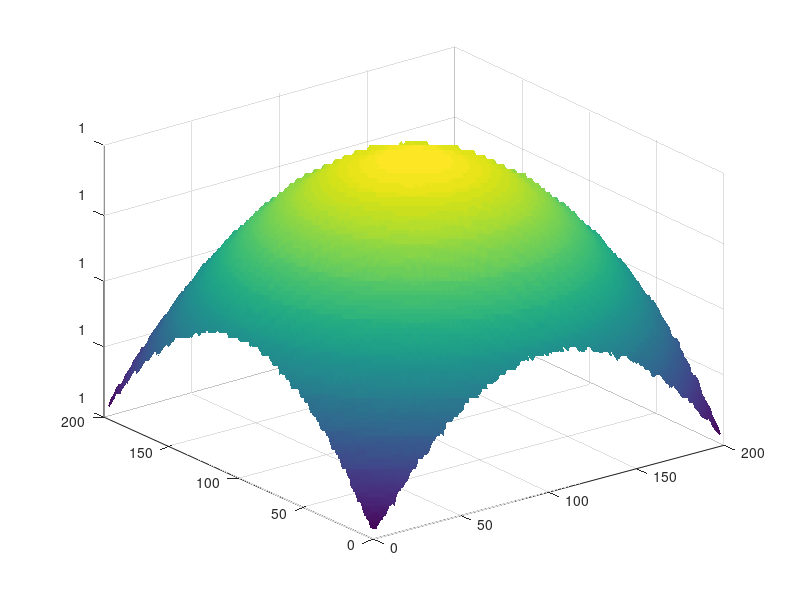

Here is the MATLAB script that generated this plot: (Note: this script raises an error after producing the figure.)
%%% Gerchberg-saxton phase retrival algorithm
clear all
% close all
addpath('utils\');

%%% parameters
N = 200;
lambda = 500e-9; 
% dx1 = lambda/2.05;% asm
dx1 = 2e-5; %fresnel
L1 = N*dx1;
distance = 100e-5;
iters = 100;

L1^2/lambda/distance

x1 = dx1*(ceil(-N/2):ceil(N/2)-1);
y1 = x1;
[X1,Y1] = meshgrid(x1,y1);
x0 = 0;     		% center
y0 = 0;     		% center
sigma = 1000e-3; 			% beam waist
A = 1;      		% peak of the beam 
res = ((X1-x0).^2 + (Y1-y0).^2)./(2*sigma^2);
input_intensity = A  * exp(-res);
figure; surf(input_intensity); shading interp

forward_func = @(f1) ifftshift(fft2(fftshift(f1)));
backward_func = @(f1) ifftshift(ifft2(fftshift(f1)));
% 
% forward_func = @(f1) fresnelTF2d(f1, dx1, distance, lambda);
% backward_func = @(f1) fresnelTF2d(f1, dx1, -distance, lambda);

% forward_func = @(f1) asm2d(f1, dx1, distance, lambda);
% backward_func = @(f1) asm2d(f1, dx1, -distance, lambda);

source_amplitude = input_intensity;

img2d = im2double(imresize(imread("cell.tif"),[N,N]));
img2d = img2d(:,:,1);
target_amplitude = sqrt(img2d);
target_phase = zeros(N);
% target_phase = (2*rand(N,N) - 1)*pi;
target = target_amplitude.*exp(1i*target_phase);

error = [];
target_phase_update = target_phase;
figure;
for i = 1:iters
    
    target_update = target_amplitude.*exp(1i*target_phase_update);

    source_update = backward_func(target_update);
    source_amplitude_update = abs(source_update);
%     max(source_amplitude_update(:))
    source_phase_update = angle(source_update);

    source_update = source_amplitude.*exp(1i*source_phase_update);

    target_update = forward_func(source_update);
    target_amplitude_update = abs(target_update);
%     max(target_amplitude_update(:))
    target_phase_update = angle(target_update);
    
    imagesc(target_amplitude_update);
    title(['Updated amplitude at iteration: ' num2str(i)]);
    colormap('gray')
    colorbar
    axis equal
    pause(0.0001);

    error = [error; sqrt(sum((target_amplitude-target_amplitude_update).^2,'all'))]; 
end

figure; plot(error);
figure; subplot(2,2,1); imagesc(abs(source_update));
subplot(2,2,2); imagesc(angle(source_update));
subplot(2,2,3); imagesc(abs(target_update));
subplot(2,2,4); imagesc(angle(target_update));

